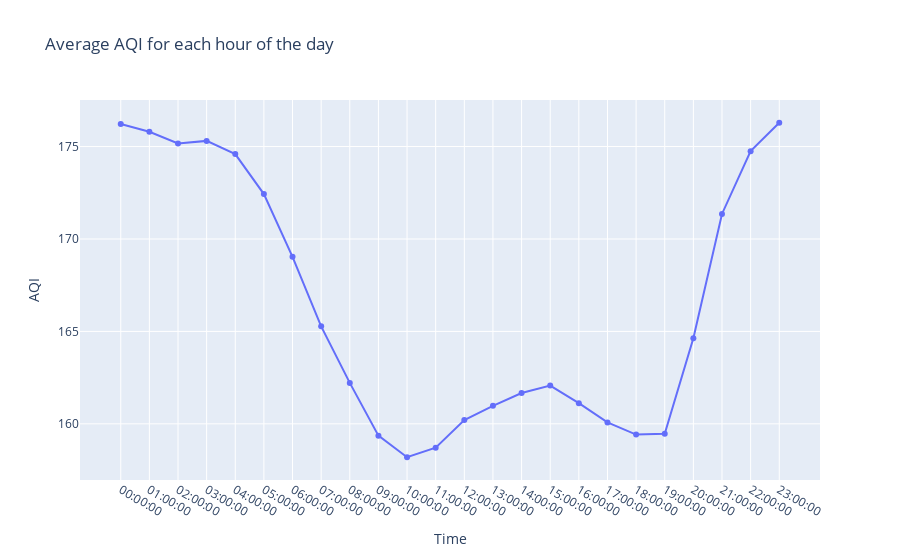

Notebook cell for this chart:
### Code cell
fig = px.line(city_hour_avg, x='Time', y='AQI', title='Average AQI for each hour of the day', markers=True)
fig.show()

### Figure 1 — Plotly figure (JSON) as saved in the notebook; plotly's stock layout.template omitted (floating-point values rounded to 4 significant figures)
{"data": [{"hovertemplate": "Time=%{x}<br>AQI=%{y}<extra></extra>", "legendgroup": "", "line": {"color": "#636efa", "dash": "solid"}, "marker": {"symbol": "circle"}, "mode": "lines+markers", "name": "", "orientation": "v", "showlegend": false, "type": "scatter", "x": ["00:00:00", "01:00:00", "02:00:00", "03:00:00", "04:00:00", "05:00:00", "06:00:00", "07:00:00", "08:00:00", "09:00:00", "10:00:00", "11:00:00", "12:00:00", "13:00:00", "14:00:00", "15:00:00", "16:00:00", "17:00:00", "18:00:00", "19:00:00", "20:00:00", "21:00:00", "22:00:00", "23:00:00"], "xaxis": "x", "y": [176.2, 175.8, 175.2, 175.3, 174.6, 172.4, 169.0, 165.3, 162.2, 159.4, 158.2, 158.7, 160.2, 161.0, 161.7, 162.1, 161.1, 160.1, 159.4, 159.5, 164.6, 171.4, 174.8, 176.3], "yaxis": "y"}], "layout": {"legend": {"tracegroupgap": 0}, "title": {"text": "Average AQI for each hour of the day"}, "xaxis": {"anchor": "y", "domain": [0, 1], "title": {"text": "Time"}}, "yaxis": {"anchor": "x", "domain": [0, 1], "title": {"text": "AQI"}}}}
